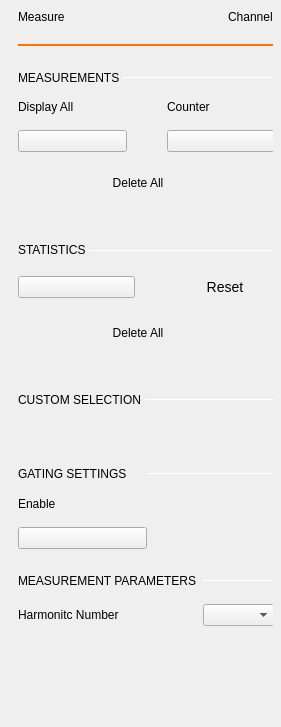
<?xml version="1.0" encoding="UTF-8"?>
<ui version="4.0">
 <class>MeasureSettings</class>
 <widget class="QWidget" name="MeasureSettings">
  <property name="geometry">
   <rect>
    <x>0</x>
    <y>0</y>
    <width>281</width>
    <height>727</height>
   </rect>
  </property>
  <property name="sizePolicy">
   <sizepolicy hsizetype="Preferred" vsizetype="Preferred">
    <horstretch>0</horstretch>
    <verstretch>0</verstretch>
   </sizepolicy>
  </property>
  <property name="windowTitle">
   <string>Form</string>
  </property>
  <layout class="QVBoxLayout" name="verticalLayout_2">
   <property name="spacing">
    <number>0</number>
   </property>
   <property name="leftMargin">
    <number>18</number>
   </property>
   <property name="topMargin">
    <number>10</number>
   </property>
   <property name="rightMargin">
    <number>8</number>
   </property>
   <property name="bottomMargin">
    <number>0</number>
   </property>
   <item>
    <layout class="QVBoxLayout" name="verticalLayout">
     <property name="spacing">
      <number>0</number>
     </property>
     <property name="topMargin">
      <number>0</number>
     </property>
     <property name="bottomMargin">
      <number>0</number>
     </property>
     <item>
      <layout class="QHBoxLayout" name="hLayout_titleBar">
       <property name="spacing">
        <number>0</number>
       </property>
       <item>
        <widget class="QLabel" name="label">
         <property name="text">
          <string>Measure</string>
         </property>
         <property name="general_settings_label" stdset="0">
          <bool>true</bool>
         </property>
        </widget>
       </item>
       <item>
        <spacer name="horizontalSpacer">
         <property name="orientation">
          <enum>Qt::Horizontal</enum>
         </property>
         <property name="sizeHint" stdset="0">
          <size>
           <width>40</width>
           <height>0</height>
          </size>
         </property>
        </spacer>
       </item>
       <item>
        <widget class="QLabel" name="lblChanName">
         <property name="text">
          <string>Channel</string>
         </property>
         <property name="general_settings_label" stdset="0">
          <bool>true</bool>
         </property>
        </widget>
       </item>
      </layout>
     </item>
     <item>
      <spacer name="verticalSpacer_2">
       <property name="orientation">
        <enum>Qt::Vertical</enum>
       </property>
       <property name="sizeType">
        <enum>QSizePolicy::Fixed</enum>
       </property>
       <property name="sizeHint" stdset="0">
        <size>
         <width>0</width>
         <height>20</height>
        </size>
       </property>
      </spacer>
     </item>
     <item>
      <widget class="Line" name="line">
       <property name="sizePolicy">
        <sizepolicy hsizetype="Minimum" vsizetype="Fixed">
         <horstretch>0</horstretch>
         <verstretch>0</verstretch>
        </sizepolicy>
       </property>
       <property name="minimumSize">
        <size>
         <width>0</width>
         <height>2</height>
        </size>
       </property>
       <property name="maximumSize">
        <size>
         <width>16777215</width>
         <height>2</height>
        </size>
       </property>
       <property name="styleSheet">
        <string notr="true">border: 2px solid rgb(255, 114, 0);</string>
       </property>
       <property name="orientation">
        <enum>Qt::Horizontal</enum>
       </property>
      </widget>
     </item>
     <item>
      <widget class="QScrollArea" name="scrollArea">
       <property name="sizePolicy">
        <sizepolicy hsizetype="Expanding" vsizetype="Expanding">
         <horstretch>0</horstretch>
         <verstretch>0</verstretch>
        </sizepolicy>
       </property>
       <property name="frameShape">
        <enum>QFrame::NoFrame</enum>
       </property>
       <property name="horizontalScrollBarPolicy">
        <enum>Qt::ScrollBarAlwaysOff</enum>
       </property>
       <property name="widgetResizable">
        <bool>true</bool>
       </property>
       <widget class="QWidget" name="scrollAreaWidgetContents">
        <property name="geometry">
         <rect>
          <x>0</x>
          <y>0</y>
          <width>311</width>
          <height>674</height>
         </rect>
        </property>
        <property name="sizePolicy">
         <sizepolicy hsizetype="Preferred" vsizetype="Preferred">
          <horstretch>0</horstretch>
          <verstretch>0</verstretch>
         </sizepolicy>
        </property>
        <layout class="QVBoxLayout" name="verticalLayout_3">
         <property name="spacing">
          <number>0</number>
         </property>
         <property name="leftMargin">
          <number>0</number>
         </property>
         <property name="topMargin">
          <number>0</number>
         </property>
         <property name="rightMargin">
          <number>10</number>
         </property>
         <property name="bottomMargin">
          <number>0</number>
         </property>
         <item>
          <layout class="QGridLayout" name="gridLayout">
           <property name="topMargin">
            <number>0</number>
           </property>
           <property name="bottomMargin">
            <number>0</number>
           </property>
           <property name="horizontalSpacing">
            <number>0</number>
           </property>
           <item row="1" column="0">
            <widget class="QLabel" name="label_6">
             <property name="sizePolicy">
              <sizepolicy hsizetype="Fixed" vsizetype="Fixed">
               <horstretch>0</horstretch>
               <verstretch>0</verstretch>
              </sizepolicy>
             </property>
             <property name="text">
              <string>MEASUREMENTS </string>
             </property>
             <property name="subsection_label" stdset="0">
              <bool>true</bool>
             </property>
            </widget>
           </item>
           <item row="1" column="1">
            <widget class="Line" name="line_2">
             <property name="maximumSize">
              <size>
               <width>16777215</width>
               <height>1</height>
              </size>
             </property>
             <property name="orientation">
              <enum>Qt::Horizontal</enum>
             </property>
             <property name="subsection_line" stdset="0">
              <bool>true</bool>
             </property>
            </widget>
           </item>
           <item row="2" column="0" colspan="2">
            <spacer name="verticalSpacer_4">
             <property name="orientation">
              <enum>Qt::Vertical</enum>
             </property>
             <property name="sizeType">
              <enum>QSizePolicy::Fixed</enum>
             </property>
             <property name="sizeHint" stdset="0">
              <size>
               <width>0</width>
               <height>15</height>
              </size>
             </property>
            </spacer>
           </item>
           <item row="0" column="0" colspan="2">
            <spacer name="verticalSpacer_3">
             <property name="orientation">
              <enum>Qt::Vertical</enum>
             </property>
             <property name="sizeType">
              <enum>QSizePolicy::Fixed</enum>
             </property>
             <property name="sizeHint" stdset="0">
              <size>
               <width>0</width>
               <height>25</height>
              </size>
             </property>
            </spacer>
           </item>
          </layout>
         </item>
         <item>
          <layout class="QGridLayout" name="gLayout_Measurements">
           <property name="topMargin">
            <number>0</number>
           </property>
           <property name="bottomMargin">
            <number>20</number>
           </property>
           <property name="horizontalSpacing">
            <number>40</number>
           </property>
           <property name="verticalSpacing">
            <number>16</number>
           </property>
           <item row="0" column="1">
            <widget class="QLabel" name="label_3">
             <property name="text">
              <string>Counter</string>
             </property>
            </widget>
           </item>
           <item row="0" column="0">
            <widget class="QLabel" name="label_2">
             <property name="text">
              <string>Display All</string>
             </property>
            </widget>
           </item>
           <item row="1" column="1">
            <widget class="adiscope::CustomSwitch" name="button_Counter">
             <property name="checkable">
              <bool>true</bool>
             </property>
            </widget>
           </item>
           <item row="1" column="0">
            <widget class="adiscope::CustomSwitch" name="button_measDisplayAll">
             <property name="checkable">
              <bool>true</bool>
             </property>
             <property name="checked">
              <bool>false</bool>
             </property>
            </widget>
           </item>
           <item row="2" column="0" colspan="2">
            <widget class="QPushButton" name="button_measDeleteAll">
             <property name="styleSheet">
              <string notr="true">QPushButton {
  min-height: 30px;
  max-height: 30px;
  min-width: 240px;
  max-width: 240px;

  border: 0px;
}</string>
             </property>
             <property name="text">
              <string>Delete All</string>
             </property>
             <property name="checkable">
              <bool>true</bool>
             </property>
             <property name="blue_button" stdset="0">
              <bool>true</bool>
             </property>
            </widget>
           </item>
          </layout>
         </item>
         <item>
          <layout class="QGridLayout" name="gridLayout_2">
           <property name="topMargin">
            <number>0</number>
           </property>
           <property name="bottomMargin">
            <number>0</number>
           </property>
           <property name="horizontalSpacing">
            <number>0</number>
           </property>
           <item row="1" column="0">
            <widget class="QLabel" name="label_7">
             <property name="sizePolicy">
              <sizepolicy hsizetype="Fixed" vsizetype="Fixed">
               <horstretch>0</horstretch>
               <verstretch>0</verstretch>
              </sizepolicy>
             </property>
             <property name="minimumSize">
              <size>
               <width>0</width>
               <height>0</height>
              </size>
             </property>
             <property name="text">
              <string>STATISTICS </string>
             </property>
             <property name="subsection_label" stdset="0">
              <bool>true</bool>
             </property>
            </widget>
           </item>
           <item row="1" column="1">
            <widget class="Line" name="line_3">
             <property name="minimumSize">
              <size>
               <width>0</width>
               <height>1</height>
              </size>
             </property>
             <property name="maximumSize">
              <size>
               <width>16777215</width>
               <height>0</height>
              </size>
             </property>
             <property name="orientation">
              <enum>Qt::Horizontal</enum>
             </property>
             <property name="subsection_line" stdset="0">
              <bool>true</bool>
             </property>
            </widget>
           </item>
           <item row="2" column="0" colspan="2">
            <spacer name="verticalSpacer_7">
             <property name="orientation">
              <enum>Qt::Vertical</enum>
             </property>
             <property name="sizeType">
              <enum>QSizePolicy::Fixed</enum>
             </property>
             <property name="sizeHint" stdset="0">
              <size>
               <width>0</width>
               <height>15</height>
              </size>
             </property>
            </spacer>
           </item>
           <item row="0" column="0" colspan="2">
            <spacer name="verticalSpacer_6">
             <property name="orientation">
              <enum>Qt::Vertical</enum>
             </property>
             <property name="sizeType">
              <enum>QSizePolicy::Fixed</enum>
             </property>
             <property name="sizeHint" stdset="0">
              <size>
               <width>0</width>
               <height>25</height>
              </size>
             </property>
            </spacer>
           </item>
          </layout>
         </item>
         <item>
          <layout class="QGridLayout" name="gLayout_Statistics">
           <property name="topMargin">
            <number>0</number>
           </property>
           <property name="bottomMargin">
            <number>20</number>
           </property>
           <property name="horizontalSpacing">
            <number>40</number>
           </property>
           <property name="verticalSpacing">
            <number>16</number>
           </property>
           <item row="0" column="0">
            <widget class="adiscope::CustomSwitch" name="button_StatisticsEn">
             <property name="checkable">
              <bool>true</bool>
             </property>
            </widget>
           </item>
           <item row="0" column="1">
            <widget class="QPushButton" name="button_StatisticsReset">
             <property name="styleSheet">
              <string notr="true">QPushButton {
  min-height: 30px;
  max-height: 30px;
  min-width: 100px;
  max-width: 100px;

  border: 0px;

  font-size: 14px;
}</string>
             </property>
             <property name="text">
              <string>Reset</string>
             </property>
             <property name="checkable">
              <bool>false</bool>
             </property>
             <property name="blue_button" stdset="0">
              <bool>true</bool>
             </property>
            </widget>
           </item>
           <item row="1" column="0" colspan="2">
            <widget class="QPushButton" name="button_statsDeleteAll">
             <property name="styleSheet">
              <string notr="true">QPushButton {
  min-height: 30px;
  max-height: 30px;
  min-width: 240px;
  max-width: 240px;

  border: 0px;
}</string>
             </property>
             <property name="text">
              <string>Delete All</string>
             </property>
             <property name="checkable">
              <bool>true</bool>
             </property>
             <property name="blue_button" stdset="0">
              <bool>true</bool>
             </property>
            </widget>
           </item>
          </layout>
         </item>
         <item>
          <layout class="QHBoxLayout" name="horizontalLayout_4">
           <property name="spacing">
            <number>0</number>
           </property>
           <property name="topMargin">
            <number>25</number>
           </property>
           <property name="bottomMargin">
            <number>15</number>
           </property>
           <item>
            <widget class="QLabel" name="label_8">
             <property name="sizePolicy">
              <sizepolicy hsizetype="Fixed" vsizetype="Fixed">
               <horstretch>0</horstretch>
               <verstretch>0</verstretch>
              </sizepolicy>
             </property>
             <property name="frameShadow">
              <enum>QFrame::Sunken</enum>
             </property>
             <property name="text">
              <string>CUSTOM SELECTION </string>
             </property>
             <property name="subsection_label" stdset="0">
              <bool>true</bool>
             </property>
            </widget>
           </item>
           <item>
            <widget class="Line" name="line_4">
             <property name="minimumSize">
              <size>
               <width>0</width>
               <height>1</height>
              </size>
             </property>
             <property name="maximumSize">
              <size>
               <width>16777215</width>
               <height>1</height>
              </size>
             </property>
             <property name="orientation">
              <enum>Qt::Horizontal</enum>
             </property>
             <property name="subsection_line" stdset="0">
              <bool>true</bool>
             </property>
            </widget>
           </item>
          </layout>
         </item>
         <item>
          <layout class="QHBoxLayout" name="hLayout_hMeasurements">
           <property name="spacing">
            <number>0</number>
           </property>
           <property name="topMargin">
            <number>0</number>
           </property>
          </layout>
         </item>
         <item>
          <spacer name="verticalSpacer_5">
           <property name="orientation">
            <enum>Qt::Vertical</enum>
           </property>
           <property name="sizeType">
            <enum>QSizePolicy::Fixed</enum>
           </property>
           <property name="sizeHint" stdset="0">
            <size>
             <width>0</width>
             <height>20</height>
            </size>
           </property>
          </spacer>
         </item>
         <item>
          <layout class="QHBoxLayout" name="hLayout_vMeasurements">
           <property name="spacing">
            <number>0</number>
           </property>
           <property name="bottomMargin">
            <number>0</number>
           </property>
          </layout>
         </item>
         <item>
          <spacer name="verticalSpacer_8">
           <property name="orientation">
            <enum>Qt::Vertical</enum>
           </property>
           <property name="sizeType">
            <enum>QSizePolicy::Fixed</enum>
           </property>
           <property name="sizeHint" stdset="0">
            <size>
             <width>0</width>
             <height>25</height>
            </size>
           </property>
          </spacer>
         </item>
         <item>
          <layout class="QGridLayout" name="gridLayout_3">
           <property name="verticalSpacing">
            <number>16</number>
           </property>
           <item row="0" column="1">
            <widget class="Line" name="line_5">
             <property name="minimumSize">
              <size>
               <width>0</width>
               <height>1</height>
              </size>
             </property>
             <property name="maximumSize">
              <size>
               <width>16777215</width>
               <height>1</height>
              </size>
             </property>
             <property name="orientation">
              <enum>Qt::Horizontal</enum>
             </property>
             <property name="subsection_line" stdset="0">
              <bool>true</bool>
             </property>
            </widget>
           </item>
           <item row="1" column="0">
            <widget class="QLabel" name="label_5">
             <property name="text">
              <string>Enable</string>
             </property>
            </widget>
           </item>
           <item row="0" column="0">
            <widget class="QLabel" name="label_4">
             <property name="text">
              <string>GATING SETTINGS</string>
             </property>
             <property name="subsection_label" stdset="0">
              <bool>true</bool>
             </property>
            </widget>
           </item>
           <item row="2" column="0">
            <widget class="adiscope::CustomSwitch" name="button_GatingEnable">
             <property name="text">
              <string/>
             </property>
            </widget>
           </item>
          </layout>
         </item>
         <item>
          <layout class="QGridLayout" name="gridLayout_4">
           <property name="topMargin">
            <number>25</number>
           </property>
           <property name="bottomMargin">
            <number>15</number>
           </property>
           <property name="horizontalSpacing">
            <number>6</number>
           </property>
           <property name="verticalSpacing">
            <number>16</number>
           </property>
           <item row="0" column="0">
            <widget class="QLabel" name="label_9">
             <property name="frameShadow">
              <enum>QFrame::Sunken</enum>
             </property>
             <property name="text">
              <string>MEASUREMENT PARAMETERS</string>
             </property>
             <property name="subsection_label" stdset="0">
              <bool>true</bool>
             </property>
            </widget>
           </item>
           <item row="0" column="1">
            <widget class="Line" name="line_6">
             <property name="minimumSize">
              <size>
               <width>0</width>
               <height>1</height>
              </size>
             </property>
             <property name="maximumSize">
              <size>
               <width>16777215</width>
               <height>1</height>
              </size>
             </property>
             <property name="orientation">
              <enum>Qt::Horizontal</enum>
             </property>
             <property name="subsection_line" stdset="0">
              <bool>true</bool>
             </property>
            </widget>
           </item>
           <item row="1" column="0">
            <widget class="QLabel" name="label_10">
             <property name="text">
              <string>Harmonitc Number</string>
             </property>
            </widget>
           </item>
           <item row="1" column="1">
            <widget class="QComboBox" name="comboBox_harm">
             <property name="sizePolicy">
              <sizepolicy hsizetype="Minimum" vsizetype="Fixed">
               <horstretch>0</horstretch>
               <verstretch>0</verstretch>
              </sizepolicy>
             </property>
             <property name="frame">
              <bool>true</bool>
             </property>
            </widget>
           </item>
          </layout>
         </item>
         <item>
          <spacer name="verticalSpacer_9">
           <property name="orientation">
            <enum>Qt::Vertical</enum>
           </property>
           <property name="sizeType">
            <enum>QSizePolicy::Expanding</enum>
           </property>
           <property name="sizeHint" stdset="0">
            <size>
             <width>10</width>
             <height>10</height>
            </size>
           </property>
          </spacer>
         </item>
        </layout>
       </widget>
      </widget>
     </item>
    </layout>
   </item>
  </layout>
 </widget>
 <customwidgets>
  <customwidget>
   <class>adiscope::CustomSwitch</class>
   <extends>QPushButton</extends>
   <header>gui/customSwitch.hpp</header>
  </customwidget>
 </customwidgets>
 <resources/>
 <connections/>
</ui>
